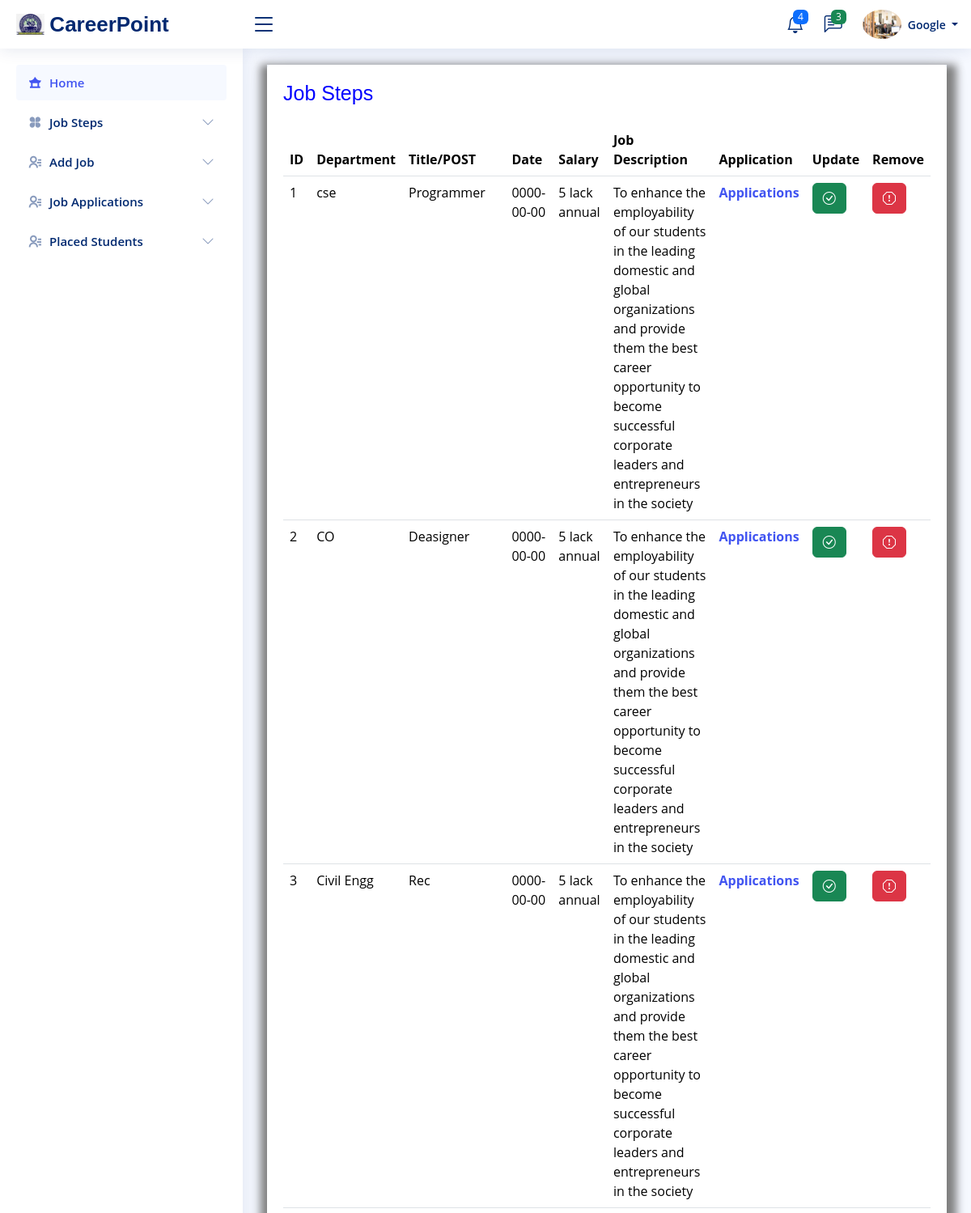
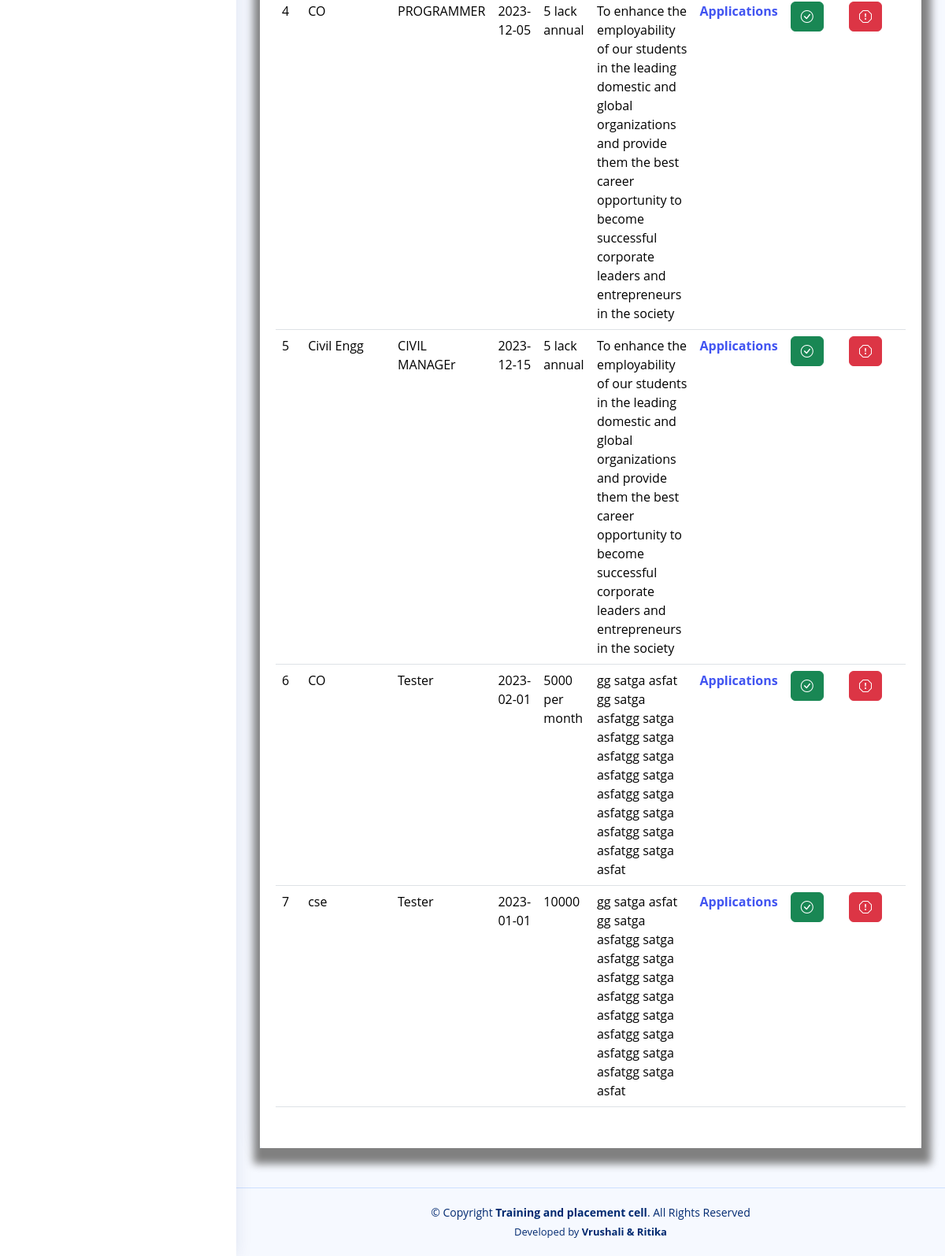
Page /company/view_job.php (signed in) on the committed database (2 pictures, top to bottom).
### tables this page shows
CREATE TABLE `company` (
  `ID` int(11) NOT NULL,
  `image` varchar(200) NOT NULL,
  `Company_Name` varchar(100) NOT NULL,
  `MD_Name` varchar(70) NOT NULL,
  `Established_In` date NOT NULL,
  `Address` varchar(400) NOT NULL,
  `Work_Information` varchar(600) NOT NULL,
  `Email` varchar(70) NOT NULL,
  `Contact` bigint(20) NOT NULL,
  `uname` varchar(100) NOT NULL,
  `pass` varchar(100) NOT NULL
);

CREATE TABLE `job` (
  `ID` int(11) NOT NULL,
  `department` int(5) NOT NULL,
  `Description` varchar(500) NOT NULL,
  `COM_ID` int(11) NOT NULL,
  `POST1` varchar(100) NOT NULL,
  `START_DATE` date NOT NULL,
  `salary` varchar(100) NOT NULL
);

CREATE TABLE `department` (
  `ID` int(11) NOT NULL,
  `Dept_name` varchar(300) NOT NULL
);

### company/view_job.php (the view, shortened to what this page needs)
<!DOCTYPE html>
<?php
$con=mysqli_connect("localhost","root","","tpo_db")or die("Database Error....!");
?>
<html lang="en">
<head>
  <link href="../admin/assets/vendor/bootstrap/css/bootstrap.min.css" rel="stylesheet">
  <link href="../admin/assets/vendor/bootstrap-icons/bootstrap-icons.css" rel="stylesheet">
  <link href="../admin/assets/vendor/boxicons/css/boxicons.min.css" rel="stylesheet">
  <link href="../admin/assets/vendor/quill/quill.snow.css" rel="stylesheet">
  <link href="../admin/assets/vendor/quill/quill.bubble.css" rel="stylesheet">
  <link href="../admin/assets/vendor/remixicon/remixicon.css" rel="stylesheet">
  <link href="../admin/assets/vendor/simple-datatables/style.css" rel="stylesheet">
  <link href="../admin/assets/css/style.css" rel="stylesheet">
</head>
<body>
  <?php
    include('header.php');
  ?>
  <?php
    include('sidebar.php');
  ?>
  <main id="main" class="main">
    <section class="section">
      <div class="row">
        <div class="col-lg-12">
          <div class="card">
            <div class="card-body"style="box-shadow: 2px 10px 10px 10px gray;">
              <h5 class="card-title"style="color: blue;font-size: 25px">Job Steps</h5>
              <div class="table table-responsive">
              <table class="table datatable">
                <thead>
                  <tr>
                    <th scope="col">ID</th>
                    <th scope="col">Department</th>
                    <th scope="col">Title/POST</th>
                    <th scope="col">Date</th>
                    <th scope="col">Salary</th>
                    <th scope="col">Job Description</th>
                    <th scope="col">Application</th>
                      <th style="text-align: center;" >Update</th>
                      <th style="text-align: center;" >Remove</th>
                  </tr>
                </thead>
                <tbody>
                  <?php
                  $sr_no=1;
                    $res=mysqli_query($con,"SELECT * FROM job WHERE COM_ID='".$_SESSION['company']."'");
                   while($row=mysqli_fetch_row($res))
                  {
                    $dname=mysqli_fetch_row(mysqli_query($con,"SELECT * FROM department WHERE ID='".$row[1]."'"));
                      echo'<tr>
                      <td>'.$sr_no.'</td>
                      <td>'.$dname[1].'</td>
                      <td>'.$row[4].'</td>
                      <td>'.$row[5].'</td>
                      <td>'.$row[6].'</td>
                      <td>'.$row[2].'</td>
                      <td>
                      <a href="appli.php?jid='.$row[0].'">
                        <b>Applications</b>
                      </a>
                      </td>
                      <td>
                      <a href="#">
                        <button type="button" class="btn btn-success"><i class="bi bi-check-circle"></i></button>
                      </a>
                      </td>
                      <td>
                      <a href="delete_job.php?id='.$row[0].'">
                        <button type="button" class="btn btn-danger"><i class="bi bi-exclamation-octagon"></i></button>
                      </a>
                      </td>
                      </tr>';
                      $sr_no++;
                    }
                    ?>
                </tbody>
              </table>
            </div>
            </div>
          </div>
        </div>
      </div>
    </section>
  </main>
  <?php
  include('footer.php');
  ?>
</body>
</html>

### company/header.php (shortened to what this page needs)
<?php
$cname=mysqli_fetch_row(mysqli_query($con,"SELECT * FROM company WHERE ID='".$_SESSION['company']."'"));
?>
<header id="header" class="header fixed-top d-flex align-items-center">
   <div class="d-flex align-items-center justify-content-between">
     <a href="index.php" class="logo d-flex align-items-center">
       <img src="../admin/assets/img/logo_clg.png" alt="Logo error">
       <span class="d-none d-lg-block">CareerPoint</span>
     </a>
     <i class="bi bi-list toggle-sidebar-btn"></i>
   </div>
   <nav class="header-nav ms-auto">
     <ul class="d-flex align-items-center">
       <li class="nav-item dropdown">
         <a class="nav-link nav-icon" href="#" data-bs-toggle="dropdown">
           <i class="bi bi-bell"></i>
           <span class="badge bg-primary badge-number">4</span>
         </a>
       </li>
       <li class="nav-item dropdown">
         <a class="nav-link nav-icon" href="#" data-bs-toggle="dropdown">
           <i class="bi bi-chat-left-text"></i>
           <span class="badge bg-success badge-number">3</span>
         </a>
       </li>
       <li class="nav-item dropdown pe-3">
         <a class="nav-link nav-profile d-flex align-items-center pe-0" href="#" data-bs-toggle="dropdown">
           <img src="../Admin/<?php echo $cname[1]?>" alt="Profile" class="rounded-circle">
           <span class="d-none d-md-block dropdown-toggle ps-2"><?php echo $cname[2]?> </span>
         </a>
       </li>
     </ul>
   </nav>
 </header>

### Admin/assets/css/style.css (style rules this page uses)
:root { scroll-behavior: smooth; }
body { font-family: "Open Sans", sans-serif; background: #f6f9ff; color: #444444; }
a { color: #4154f1; text-decoration: none; }
h1, h2, h3, h4, h5, h6 { font-family: "Nunito", sans-serif; }
#main { margin-top: 60px; padding: 20px 30px; transition: all 0.3s; }
.card { margin-bottom: 30px; border: none; border-radius: 5px; box-shadow: 0px 0 30px rgba(1, 41, 112, 0.1); }
.card-title { padding: 20px 0 15px 0; font-size: 18px; font-weight: 500; color: #012970; font-family: "Poppins", sans-serif; }
.card-body { padding: 0 20px 20px 20px; }
.logo { line-height: 1; }
@media (min-width: 1200px) { .logo { width: 280px; } }
.logo img { max-height: 26px; margin-right: 6px; }
.logo span { font-size: 26px; font-weight: 700; color: #012970; font-family: "Nunito", sans-serif; }
.header { transition: all 0.5s; z-index: 997; height: 60px; box-shadow: 0px 2px 20px rgba(1, 41, 112, 0.1); background-color: #fff; padding-left: 20px; }
.header .toggle-sidebar-btn { font-size: 32px; padding-left: 10px; cursor: pointer; color: #012970; }
.header-nav ul { list-style: none; }
.header-nav>ul { margin: 0; padding: 0; }
.header-nav .nav-icon { font-size: 22px; color: #012970; margin-right: 25px; position: relative; }
.header-nav .nav-profile { color: #012970; }
.header-nav .nav-profile img { max-height: 36px; }
.header-nav .nav-profile span { font-size: 14px; font-weight: 600; }
.header-nav .badge-number { position: absolute; inset: -2px -5px auto auto; font-weight: normal; font-size: 12px; padding: 3px 6px; }
@media (min-width: 1200px) { #main, #footer { margin-left: 300px; } }

### rows in the picture
company: image (picture), Company_Name "Google"
job: department.Dept_name "cse", POST1 "Programmer", START_DATE "0000-00-00", salary "5 lack annual", Description "To enhance the employability of our students in the leading domestic and global organizations and provide them the best career opportunity to become successful corporate leaders and entrepreneurs in the society"
job: department.Dept_name "CO", POST1 "Deasigner", START_DATE "0000-00-00", salary "5 lack annual", Description "To enhance the employability of our students in the leading domestic and global organizations and provide them the best career opportunity to become successful corporate leaders and entrepreneurs in the society"
job: department.Dept_name "Civil Engg", POST1 "Rec", START_DATE "0000-00-00", salary "5 lack annual", Description "To enhance the employability of our students in the leading domestic and global organizations and provide them the best career opportunity to become successful corporate leaders and entrepreneurs in the society"
job: department.Dept_name "CO", POST1 "PROGRAMMER", START_DATE "2023-12-05", salary "5 lack annual", Description "To enhance the employability of our students in the leading domestic and global organizations and provide them the best career opportunity to become successful corporate leaders and entrepreneurs in the society"
job: department.Dept_name "Civil Engg", POST1 "CIVIL MANAGEr", START_DATE "2023-12-15", salary "5 lack annual", Description "To enhance the employability of our students in the leading domestic and global organizations and provide them the best career opportunity to become successful corporate leaders and entrepreneurs in the society"
job: department.Dept_name "CO", POST1 "Tester", START_DATE "2023-02-01", salary "5000 per month", Description "gg satga asfat gg satga asfatgg satga asfatgg satga asfatgg satga asfatgg satga asfatgg satga asfatgg satga asfatgg satga asfatgg satga asfat"
job: department.Dept_name "cse", POST1 "Tester", START_DATE "2023-01-01", salary "10000", Description "gg satga asfat gg satga asfatgg satga asfatgg satga asfatgg satga asfatgg satga asfatgg satga asfatgg satga asfatgg satga asfatgg satga asfat"
